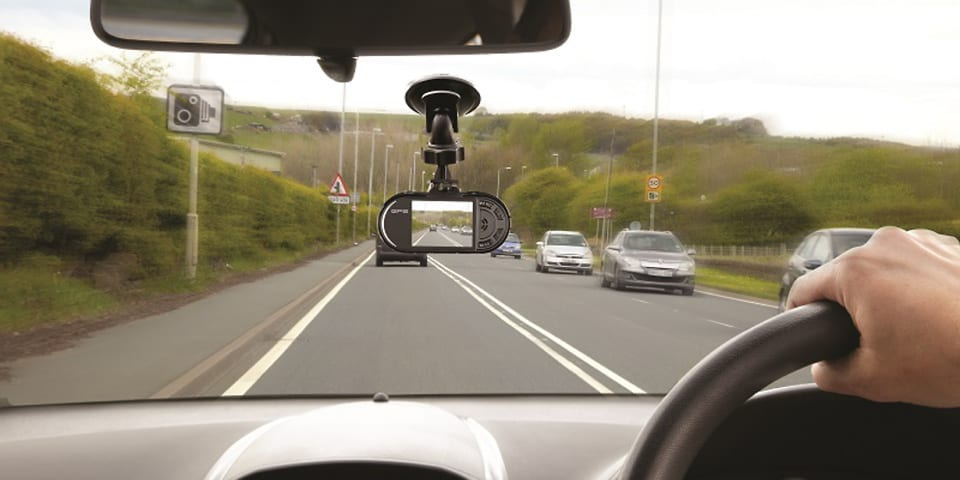
#> input picture test1.jpg, 960 x 480 px
$ jupyter execute --allow-errors 'LANE DETECTION.ipynb'
#> lines starting #> are read from the running program, lines starting #| are printed output that depends on the picture; after the words box and inside, x2 and y2 are one past the last pixel; in counts of white or black regions, pixels touching at a corner belong together
[cell 1]
import cv2
import numpy as np
import matplotlib.pyplot as plt

[cell 2]
image_c = cv2.imread('test1.jpg')
#> image_c is the input picture: shape (480, 960, 3); mean B, G, R 121.1, 139.4, 147.7
plt.imshow(image_c)
image_c.shape
#> Out = (480, 960, 3)

[cell 3]
image_g = cv2.cvtColor(image_c, cv2.COLOR_RGB2GRAY)
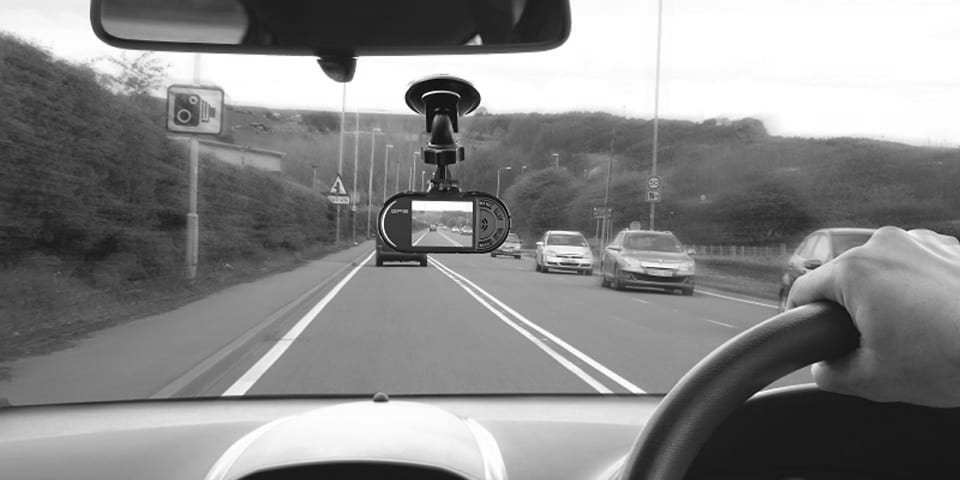
#> image_g: shape (480, 960); min 0, max 255, mean 134.9
plt.imshow(image_g, cmap = 'gray' )
image_g.shape
#> Out = (480, 960)

[cell 4]
image_blurred = cv2.GaussianBlur(image_g ,(7,7), 0 )
plt.imshow(image_blurred)

[cell 5]
threshold_low = 10
threshold_high = 100
image_canny = cv2.Canny(image_blurred,threshold_low,threshold_high)
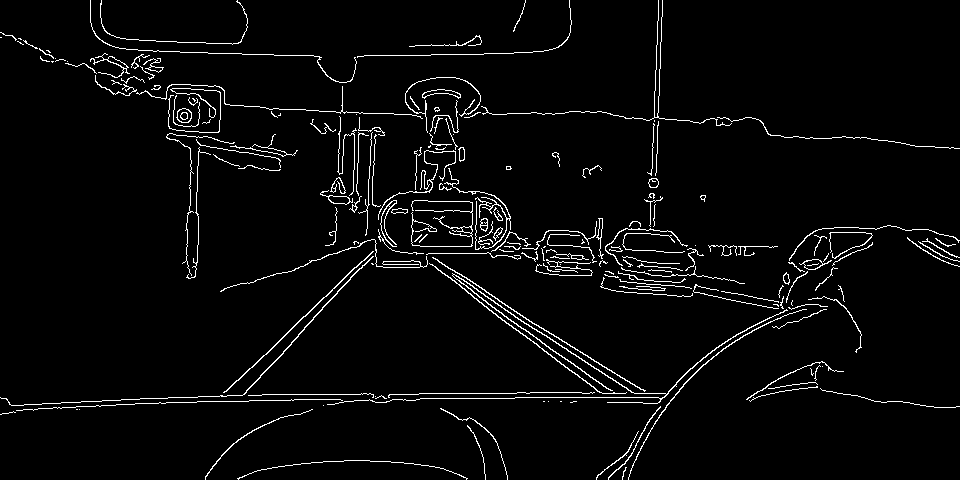
#> image_canny: shape (480, 960); 3.5% white in thin lines or dots
plt.imshow(image_canny, cmap = 'gray')

[cell 6]
vertices = np.array([[(15,400),(300,280),(480,280),(740,360)]], dtype=np.int32)
mask = np.zeros_like(image_g)
cv2.fillPoly(mask, vertices,225)
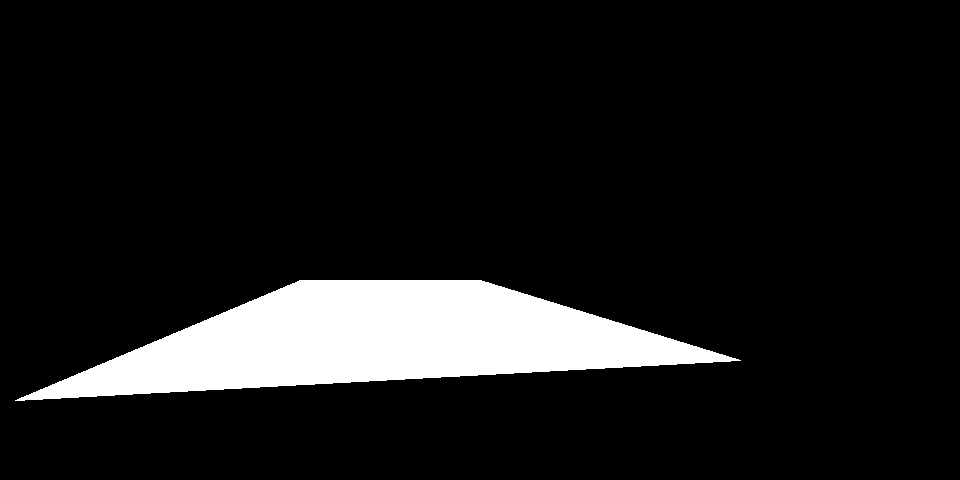
#> mask: shape (480, 960); values 0 (black) and 225 (white), 9.9% white; 1 white region, box (x1, y1, x2, y2) and area: (15, 280, 741, 401) 45726
masked_image= cv2.bitwise_and(image_g, mask)
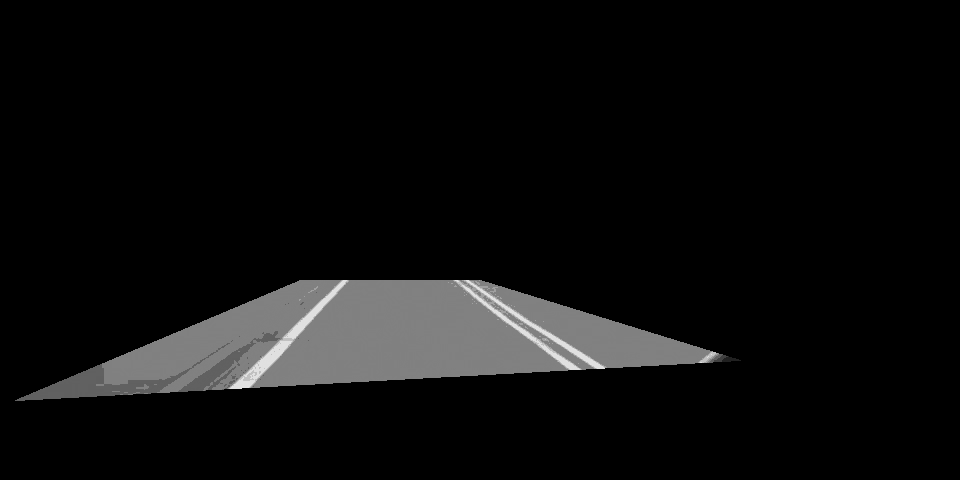
#> masked_image: shape (480, 960); min 0, max 225, mean 13.1
plt.figure()
plt.imshow(masked_image)

[cell 7]
masked_image = cv2.bitwise_and(image_canny,mask)
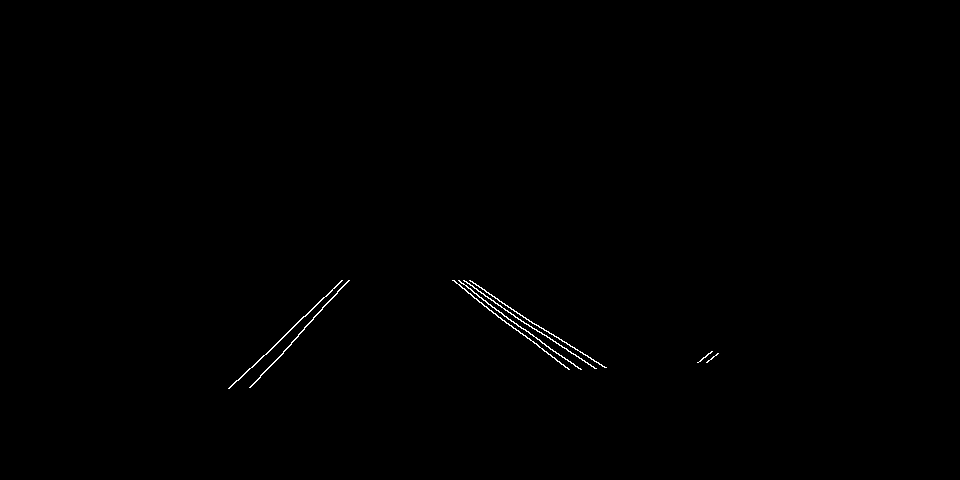
#> masked_image: shape (480, 960); values 0 (black) and 225 (white), 0.29% white in thin lines or dots, all inside (x1, y1, x2, y2) = (228, 280, 719, 389)
plt.figure()
plt.imshow(masked_image)
